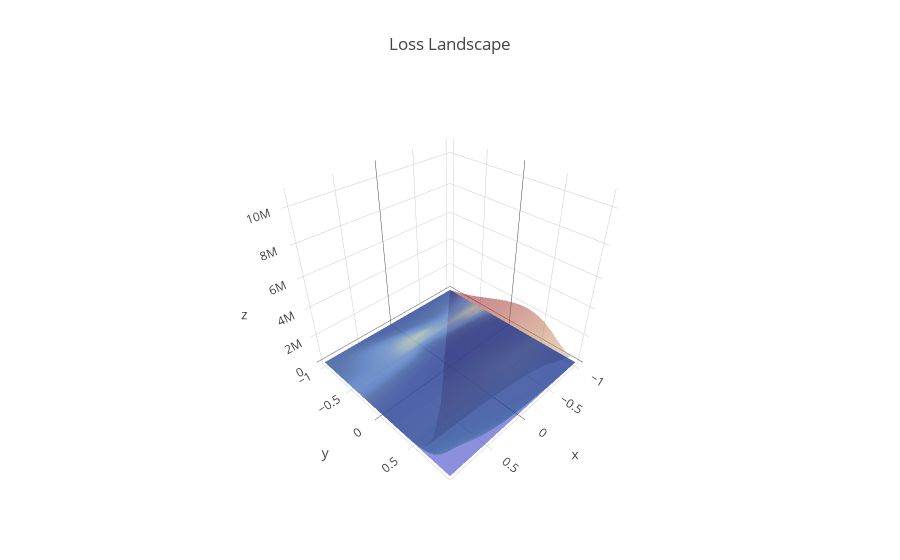
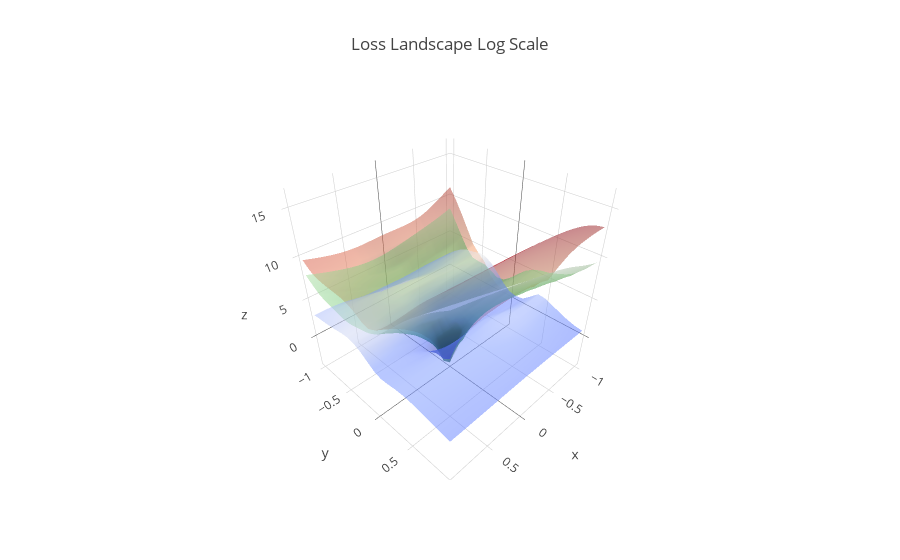

These figures' notebook cell, in order:
### Code cell
overlap_three(a_loss_list_4,b_loss_list_4,c_loss_list_4)

### Figure 1 — Plotly figure (JSON) as saved in the notebook; plotly's stock layout.template omitted (floating-point values rounded to 4 significant figures; data arrays with more than 128 entries replaced by an {"elided": "..."} marker saying what was removed)
{"data": [{"colorscale": "Reds", "name": "Normal", "opacity": 0.5, "showscale": false, "type": "surface", "uid": "5bc82a93-48dc-4023-a040-e4080c57dba5", "x": {"elided": "21x21 float values"}, "y": {"elided": "21x21 float values"}, "z": {"elided": "21x21 float values"}}, {"colorscale": "Greens", "name": "Batch Norm", "opacity": 0.5, "showscale": false, "type": "surface", "uid": "c734f6fa-900d-46d3-a864-eb95de5ff630", "x": {"elided": "21x21 float values"}, "y": {"elided": "21x21 float values"}, "z": {"elided": "21x21 float values"}}, {"colorscale": "Blues", "name": "Local Norm", "opacity": 0.5, "showscale": false, "type": "surface", "uid": "d925216a-df05-4a59-be15-f7f2e22be625", "x": {"elided": "21x21 float values"}, "y": {"elided": "21x21 float values"}, "z": {"elided": "21x21 float values"}}], "layout": {"autosize": true, "showlegend": true, "title": "Loss Landscape"}}

### Figure 2 — Plotly figure (JSON) as saved in the notebook; plotly's stock layout.template omitted (floating-point values rounded to 4 significant figures; data arrays with more than 128 entries replaced by an {"elided": "..."} marker saying what was removed)
{"data": [{"colorscale": "Reds", "name": "Normal", "opacity": 0.5, "showscale": false, "type": "surface", "uid": "8efe4a3c-4245-4f3e-9d3e-f7aeab901df8", "x": {"elided": "21x21 float values"}, "y": {"elided": "21x21 float values"}, "z": {"elided": "21x21 float values"}}, {"colorscale": "Greens", "name": "Batch Norm", "opacity": 0.5, "showscale": false, "type": "surface", "uid": "5daa42fe-cefd-4ed1-87e3-6e0e27e1dfd3", "x": {"elided": "21x21 float values"}, "y": {"elided": "21x21 float values"}, "z": {"elided": "21x21 float values"}}, {"colorscale": "Blues", "name": "Local Norm", "opacity": 0.5, "showscale": false, "type": "surface", "uid": "053d9120-82f9-40a7-8820-40dee1bc74c8", "x": {"elided": "21x21 float values"}, "y": {"elided": "21x21 float values"}, "z": {"elided": "21x21 float values"}}], "layout": {"autosize": true, "showlegend": true, "title": "Loss Landscape Log Scale"}}
